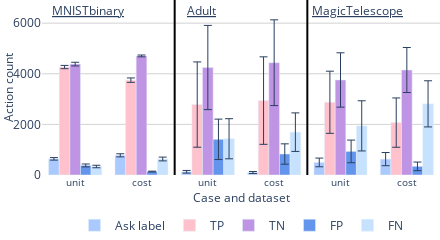

Here is the notebook cell this chart was saved with:
### Code cell
import plotly.graph_objects as go

# Create a figure
fig = go.Figure()

# Define the order of categories
categories_order = ['MNISTbinary', 'adult', 'MagicTelescope']


action = [
    {'name': 'Ask label', 'color': '#aacaff'},
    {'name': 'TP', 'color': '#ffc1cc'},
    {'name': 'TN', 'color': '#bf94e4'},
    {'name': 'FP', 'color': '#6495ed'},
    {'name': 'FN', 'color': '#c6e2ff'}
]


# Add traces in the specified order
for category in categories_order:
    for case in ['case1', 'case1b']:
        values = meanaction_cases[case][category]['Neural-CBP']
        for i, value in enumerate(values):
            if case == 'case1' and category =='MNISTbinary':
                show=True
                # print(values)
            else:
                show = False

            fig.add_trace(go.Bar(
                x=[f'{case}-{category}'],
                y=[value],
                name=action[i]['name'],
                offsetgroup=i,
                marker=dict(color=action[i]['color']),
                error_y=dict(type='data', array=[ stdaction_cases[case][category]['Neural-CBP'][i] ], visible=True,thickness=1 ),
                showlegend = show            ))

datasets = [ 'case1-MNISTbinary', 'case1b-MNISTbinary', 'case1-adult', 'case1b-adult', 'case1-MagicTelescope', 'case1b-MagicTelescope' ]
print(datasets)
for i, dataset in enumerate(datasets[:-1]):
    if i in [1,3]:
        fig.add_vline(x=i + 0.5, line_width=2, line_color="black")


fig.add_annotation(
    x=0.2,       # X-coordinate on the plot (adjust as necessary)
    y=6500,      # Y-coordinate on the plot (adjust as necessary)
    text='<span style="text-decoration: underline;">MNISTbinary</span>',  # Simulated underline with HTML
    # text='MNISTbinary',
    showarrow=False,
    arrowhead=0,  # Ensuring no arrow head
    ax=0,         # Ensuring no arrow x-position
    ay=0          # Ensuring no arrow y-position
)

# Adding text annotation for each bar
fig.add_annotation(
    x=1.9,         # X-coordinate on the plot (adjust as necessary)
    y=6500,      # Y-coordinate on the plot (adjust as necessary)
    # text='adult',
    text='<span style="text-decoration: underline;">Adult</span>',  # Simulated underline with HTML
    showarrow=False,
    arrowhead=0,  # Ensuring no arrow head
    ax=0,         # Ensuring no arrow x-position
    ay=0          # Ensuring no arrow y-position
)


# Adding text annotation for each bar
fig.add_annotation(
    x=4.25,         # X-coordinate on the plot (adjust as necessary)
    y=6500,      # Y-coordinate on the plot (adjust as necessary)
    text='<span style="text-decoration: underline;">MagicTelescope</span>',  # Simulated underline with HTML
    # text='MagicTelescope',
    showarrow=False,
    arrowhead=0,  # Ensuring no arrow head
    ax=0,         # Ensuring no arrow x-position
    ay=0          # Ensuring no arrow y-position
)


siz = 12
# Update layout
fig.update_layout(
    width=440,
    height=180,
    plot_bgcolor='white',  # Sets the plot background color
    paper_bgcolor='white',  # Sets the overall figure background color
    margin=dict(l=0, r=0, t=0, b=0),  # Small margins
    barmode='group',
    xaxis_title='Case and dataset',
    yaxis_title='Action count',
    # yaxis_range=[0,4],
    showlegend=True,

    xaxis=dict( 
        tickvals= datasets,
        ticktext = ['unit', 'cost', 'unit', 'cost', 'unit', 'cost'],
        tickfont=dict(size=siz-2), 
        title_standoff=0,
        title_font=dict(size=siz),   ),
        
    yaxis=dict(
        # type="log",
        gridcolor='lightgrey',
        title_standoff=5,
        title_font=dict(size=siz),
        tickfont=dict(size=siz)  ),

    legend=dict(
        orientation="h",
        yanchor="bottom",
        y=-0.37,  # Adjust this value to position the legend
        xanchor="center",
        x=0.5,
        font=dict(size=siz)  # Increase legend font size
    ),
)

fig.show()
# fig.write_image("./figures/cost_action_count.pdf" )

# fig.write_image("./figures/cost_action_count.pdf" )

### Figure 1 — Plotly figure (JSON) as saved in the notebook; plotly's stock layout.template omitted (floating-point values rounded to 4 significant figures)
{"data": [{"error_y": {"array": [50.22], "thickness": 1, "type": "data", "visible": true}, "marker": {"color": "#aacaff"}, "name": "Ask label", "offsetgroup": "0", "showlegend": true, "type": "bar", "x": ["case1-MNISTbinary"], "y": [638.3]}, {"error_y": {"array": [64.84], "thickness": 1, "type": "data", "visible": true}, "marker": {"color": "#ffc1cc"}, "name": "TP", "offsetgroup": "1", "showlegend": true, "type": "bar", "x": ["case1-MNISTbinary"], "y": [4266.0]}, {"error_y": {"array": [72.58], "thickness": 1, "type": "data", "visible": true}, "marker": {"color": "#bf94e4"}, "name": "TN", "offsetgroup": "2", "showlegend": true, "type": "bar", "x": ["case1-MNISTbinary"], "y": [4382.0]}, {"error_y": {"array": [57.83], "thickness": 1, "type": "data", "visible": true}, "marker": {"color": "#6495ed"}, "name": "FP", "offsetgroup": "3", "showlegend": true, "type": "bar", "x": ["case1-MNISTbinary"], "y": [378.0]}, {"error_y": {"array": [49.17], "thickness": 1, "type": "data", "visible": true}, "marker": {"color": "#c6e2ff"}, "name": "FN", "offsetgroup": "4", "showlegend": true, "type": "bar", "x": ["case1-MNISTbinary"], "y": [335.6]}, {"error_y": {"array": [61.14], "thickness": 1, "type": "data", "visible": true}, "marker": {"color": "#aacaff"}, "name": "Ask label", "offsetgroup": "0", "showlegend": false, "type": "bar", "x": ["case1b-MNISTbinary"], "y": [777.9]}, {"error_y": {"array": [86.69], "thickness": 1, "type": "data", "visible": true}, "marker": {"color": "#ffc1cc"}, "name": "TP", "offsetgroup": "1", "showlegend": false, "type": "bar", "x": ["case1b-MNISTbinary"], "y": [3748.0]}, {"error_y": {"array": [35.84], "thickness": 1, "type": "data", "visible": true}, "marker": {"color": "#bf94e4"}, "name": "TN", "offsetgroup": "2", "showlegend": false, "type": "bar", "x": ["case1b-MNISTbinary"], "y": [4705.0]}, {"error_y": {"array": [15.84], "thickness": 1, "type": "data", "visible": true}, "marker": {"color": "#6495ed"}, "name": "FP", "offsetgroup": "3", "showlegend": false, "type": "bar", "x": ["case1b-MNISTbinary"], "y": [136]}, {"error_y": {"array": [74.36], "thickness": 1, "type": "data", "visible": true}, "marker": {"color": "#c6e2ff"}, "name": "FN", "offsetgroup": "4", "showlegend": false, "type": "bar", "x": ["case1b-MNISTbinary"], "y": [632.2]}, {"error_y": {"array": [52.34], "thickness": 1, "type": "data", "visible": true}, "marker": {"color": "#aacaff"}, "name": "Ask label", "offsetgroup": "0", "showlegend": false, "type": "bar", "x": ["case1-adult"], "y": [127.6]}, {"error_y": {"array": [1685.0], "thickness": 1, "type": "data", "visible": true}, "marker": {"color": "#ffc1cc"}, "name": "TP", "offsetgroup": "1", "showlegend": false, "type": "bar", "x": ["case1-adult"], "y": [2783.0]}, {"error_y": {"array": [1664.0], "thickness": 1, "type": "data", "visible": true}, "marker": {"color": "#bf94e4"}, "name": "TN", "offsetgroup": "2", "showlegend": false, "type": "bar", "x": ["case1-adult"], "y": [4247.0]}, {"error_y": {"array": [799.5], "thickness": 1, "type": "data", "visible": true}, "marker": {"color": "#6495ed"}, "name": "FP", "offsetgroup": "3", "showlegend": false, "type": "bar", "x": ["case1-adult"], "y": [1409.0]}, {"error_y": {"array": [792.5], "thickness": 1, "type": "data", "visible": true}, "marker": {"color": "#c6e2ff"}, "name": "FN", "offsetgroup": "4", "showlegend": false, "type": "bar", "x": ["case1-adult"], "y": [1432.0]}, {"error_y": {"array": [39.05], "thickness": 1, "type": "data", "visible": true}, "marker": {"color": "#aacaff"}, "name": "Ask label", "offsetgroup": "0", "showlegend": false, "type": "bar", "x": ["case1b-adult"], "y": [99.76]}, {"error_y": {"array": [1729.0], "thickness": 1, "type": "data", "visible": true}, "marker": {"color": "#ffc1cc"}, "name": "TP", "offsetgroup": "1", "showlegend": false, "type": "bar", "x": ["case1b-adult"], "y": [2940.0]}, {"error_y": {"array": [1694.0], "thickness": 1, "type": "data", "visible": true}, "marker": {"color": "#bf94e4"}, "name": "TN", "offsetgroup": "2", "showlegend": false, "type": "bar", "x": ["case1b-adult"], "y": [4437.0]}, {"error_y": {"array": [402.5], "thickness": 1, "type": "data", "visible": true}, "marker": {"color": "#6495ed"}, "name": "FP", "offsetgroup": "3", "showlegend": false, "type": "bar", "x": ["case1b-adult"], "y": [829.2]}, {"error_y": {"array": [761.7], "thickness": 1, "type": "data", "visible": true}, "marker": {"color": "#c6e2ff"}, "name": "FN", "offsetgroup": "4", "showlegend": false, "type": "bar", "x": ["case1b-adult"], "y": [1693.0]}, {"error_y": {"array": [171.9], "thickness": 1, "type": "data", "visible": true}, "marker": {"color": "#aacaff"}, "name": "Ask label", "offsetgroup": "0", "showlegend": false, "type": "bar", "x": ["case1-MagicTelescope"], "y": [496.7]}, {"error_y": {"array": [1228.0], "thickness": 1, "type": "data", "visible": true}, "marker": {"color": "#ffc1cc"}, "name": "TP", "offsetgroup": "1", "showlegend": false, "type": "bar", "x": ["case1-MagicTelescope"], "y": [2874]}, {"error_y": {"array": [1074.0], "thickness": 1, "type": "data", "visible": true}, "marker": {"color": "#bf94e4"}, "name": "TN", "offsetgroup": "2", "showlegend": false, "type": "bar", "x": ["case1-MagicTelescope"], "y": [3755.0]}, {"error_y": {"array": [447.9], "thickness": 1, "type": "data", "visible": true}, "marker": {"color": "#6495ed"}, "name": "FP", "offsetgroup": "3", "showlegend": false, "type": "bar", "x": ["case1-MagicTelescope"], "y": [931.8]}, {"error_y": {"array": [991.3], "thickness": 1, "type": "data", "visible": true}, "marker": {"color": "#c6e2ff"}, "name": "FN", "offsetgroup": "4", "showlegend": false, "type": "bar", "x": ["case1-MagicTelescope"], "y": [1942.0]}, {"error_y": {"array": [260.5], "thickness": 1, "type": "data", "visible": true}, "marker": {"color": "#aacaff"}, "name": "Ask label", "offsetgroup": "0", "showlegend": false, "type": "bar", "x": ["case1b-MagicTelescope"], "y": [627.4]}, {"error_y": {"array": [973.9], "thickness": 1, "type": "data", "visible": true}, "marker": {"color": "#ffc1cc"}, "name": "TP", "offsetgroup": "1", "showlegend": false, "type": "bar", "x": ["case1b-MagicTelescope"], "y": [2071.0]}, {"error_y": {"array": [888.7], "thickness": 1, "type": "data", "visible": true}, "marker": {"color": "#bf94e4"}, "name": "TN", "offsetgroup": "2", "showlegend": false, "type": "bar", "x": ["case1b-MagicTelescope"], "y": [4149.0]}, {"error_y": {"array": [170.4], "thickness": 1, "type": "data", "visible": true}, "marker": {"color": "#6495ed"}, "name": "FP", "offsetgroup": "3", "showlegend": false, "type": "bar", "x": ["case1b-MagicTelescope"], "y": [341.3]}, {"error_y": {"array": [911.7], "thickness": 1, "type": "data", "visible": true}, "marker": {"color": "#c6e2ff"}, "name": "FN", "offsetgroup": "4", "showlegend": false, "type": "bar", "x": ["case1b-MagicTelescope"], "y": [2811.0]}], "layout": {"annotations": [{"arrowhead": 0, "ax": 0, "ay": 0, "showarrow": false, "text": "<span style=\"text-decoration: underline;\">MNISTbinary</span>", "x": 0.2, "y": 6500}, {"arrowhead": 0, "ax": 0, "ay": 0, "showarrow": false, "text": "<span style=\"text-decoration: underline;\">Adult</span>", "x": 1.9, "y": 6500}, {"arrowhead": 0, "ax": 0, "ay": 0, "showarrow": false, "text": "<span style=\"text-decoration: underline;\">MagicTelescope</span>", "x": 4.25, "y": 6500}], "barmode": "group", "height": 180, "legend": {"font": {"size": 12}, "orientation": "h", "x": 0.5, "xanchor": "center", "y": -0.37, "yanchor": "bottom"}, "margin": {"b": 0, "l": 0, "r": 0, "t": 0}, "paper_bgcolor": "white", "plot_bgcolor": "white", "shapes": [{"line": {"color": "black", "width": 2}, "type": "line", "x0": 1.5, "x1": 1.5, "xref": "x", "y0": 0, "y1": 1, "yref": "y domain"}, {"line": {"color": "black", "width": 2}, "type": "line", "x0": 3.5, "x1": 3.5, "xref": "x", "y0": 0, "y1": 1, "yref": "y domain"}], "showlegend": true, "width": 440, "xaxis": {"tickfont": {"size": 10}, "ticktext": ["unit", "cost", "unit", "cost", "unit", "cost"], "tickvals": ["case1-MNISTbinary", "case1b-MNISTbinary", "case1-adult", "case1b-adult", "case1-MagicTelescope", "case1b-MagicTelescope"], "title": {"font": {"size": 12}, "standoff": 0, "text": "Case and dataset"}}, "yaxis": {"gridcolor": "lightgrey", "tickfont": {"size": 12}, "title": {"font": {"size": 12}, "standoff": 5, "text": "Action count"}}}}
